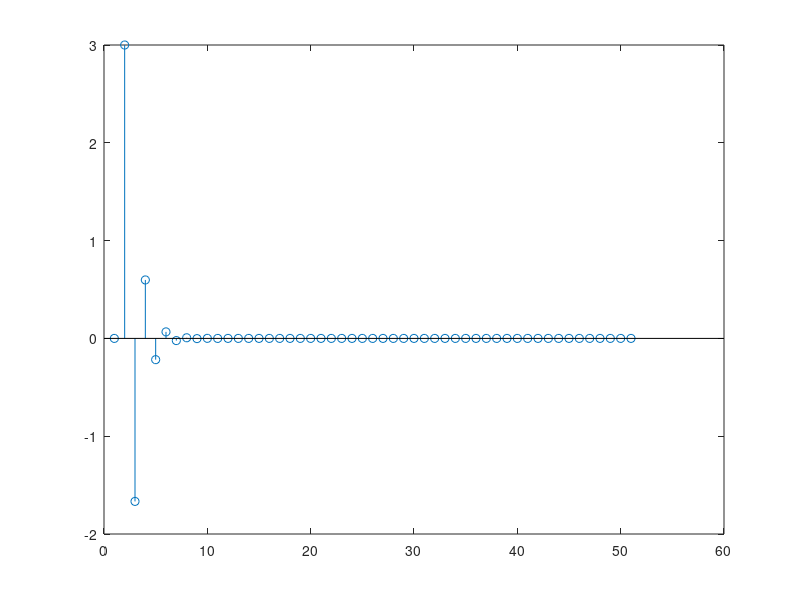

Reproduce this figure in MATLAB.
clearvars;
clc;
close all;

% The transfer function of a system is G(z) = (z-0.5)/(z^2+0.5z+0.06). Find
% the response of the system when the input x[n]=(1/3)^n +(1/2)^(n-1)

% Define discrete transfer function first

NUM=[0 1 -0.5]; %these are the coefficients of the numerator. The order should be same as the order of the denominator
DEN=[1 0.5 0.06];

G=tf(NUM,DEN,-1); % transfer function is defined, and make sure to include -1 for DT systems. 
%Type G in command window to see the structure of transfer function


n=[0:1:50];  % n can be of any length

x=(1/3).^n+(1/2).^(n-1); % define the input in time domain

% Find the impulse response of the system

h=impulse(G,length(n));

y=conv(h,x);  % use conv to find the output
yout=y(1:length(n));

stem(yout);






